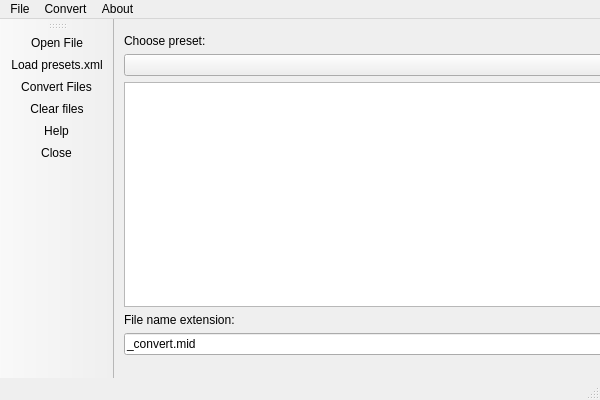
<?xml version="1.0" encoding="UTF-8"?>
<ui version="4.0">
 <class>MainWindow</class>
 <widget class="QMainWindow" name="MainWindow">
  <property name="geometry">
   <rect>
    <x>0</x>
    <y>0</y>
    <width>600</width>
    <height>400</height>
   </rect>
  </property>
  <property name="windowTitle">
   <string>Midi Drum Converter</string>
  </property>
  <widget class="QWidget" name="centralwidget">
   <widget class="QWidget" name="gridLayoutWidget">
    <property name="geometry">
     <rect>
      <x>0</x>
      <y>5</y>
      <width>551</width>
      <height>341</height>
     </rect>
    </property>
    <layout class="QGridLayout" name="gridLayout">
     <property name="leftMargin">
      <number>10</number>
     </property>
     <property name="topMargin">
      <number>10</number>
     </property>
     <property name="rightMargin">
      <number>10</number>
     </property>
     <property name="bottomMargin">
      <number>10</number>
     </property>
     <property name="horizontalSpacing">
      <number>6</number>
     </property>
     <item row="0" column="0">
      <widget class="QLabel" name="label">
       <property name="text">
        <string>Choose preset:</string>
       </property>
      </widget>
     </item>
     <item row="4" column="0">
      <widget class="QLineEdit" name="lineEdit">
       <property name="text">
        <string>_convert.mid</string>
       </property>
      </widget>
     </item>
     <item row="2" column="0">
      <widget class="QListView" name="listView">
       <property name="acceptDrops">
        <bool>true</bool>
       </property>
       <property name="dragEnabled">
        <bool>true</bool>
       </property>
       <property name="dragDropMode">
        <enum>QAbstractItemView::DragDrop</enum>
       </property>
      </widget>
     </item>
     <item row="1" column="0">
      <widget class="QComboBox" name="comboBox"/>
     </item>
     <item row="3" column="0">
      <widget class="QLabel" name="label_2">
       <property name="text">
        <string>File name extension:</string>
       </property>
      </widget>
     </item>
    </layout>
   </widget>
  </widget>
  <widget class="QMenuBar" name="menubar">
   <property name="geometry">
    <rect>
     <x>0</x>
     <y>0</y>
     <width>600</width>
     <height>21</height>
    </rect>
   </property>
   <widget class="QMenu" name="menuMidi">
    <property name="title">
     <string>File</string>
    </property>
    <addaction name="separator"/>
    <addaction name="actionOpen"/>
    <addaction name="actionClear_files"/>
    <addaction name="separator"/>
    <addaction name="actionClose"/>
   </widget>
   <widget class="QMenu" name="menuAbout">
    <property name="title">
     <string>About</string>
    </property>
    <addaction name="actionHelp"/>
   </widget>
   <widget class="QMenu" name="menuConvert">
    <property name="title">
     <string>Convert</string>
    </property>
    <addaction name="actionConvert"/>
    <addaction name="actionLoad_presets_xml"/>
   </widget>
   <addaction name="menuMidi"/>
   <addaction name="menuConvert"/>
   <addaction name="menuAbout"/>
  </widget>
  <widget class="QStatusBar" name="statusbar"/>
  <widget class="QToolBar" name="toolBar">
   <property name="windowTitle">
    <string>toolBar</string>
   </property>
   <attribute name="toolBarArea">
    <enum>LeftToolBarArea</enum>
   </attribute>
   <attribute name="toolBarBreak">
    <bool>false</bool>
   </attribute>
   <addaction name="actionOpen"/>
   <addaction name="actionLoad_presets_xml"/>
   <addaction name="actionConvert"/>
   <addaction name="actionClear_files"/>
   <addaction name="actionHelp"/>
   <addaction name="actionClose"/>
  </widget>
  <action name="actionOpen">
   <property name="icon">
    <iconset resource="../Coding/Icons/Icons.qrc">
     <normaloff>:/imgs/folder.png</normaloff>:/imgs/folder.png</iconset>
   </property>
   <property name="text">
    <string>Open File</string>
   </property>
   <property name="toolTip">
    <string>Open midi drum files</string>
   </property>
  </action>
  <action name="actionConvert">
   <property name="icon">
    <iconset resource="../Coding/Icons/Icons.qrc">
     <normaloff>:/imgs/process.png</normaloff>:/imgs/process.png</iconset>
   </property>
   <property name="text">
    <string>Convert Files</string>
   </property>
   <property name="toolTip">
    <string>Convert your files</string>
   </property>
  </action>
  <action name="actionHelp">
   <property name="icon">
    <iconset resource="../Coding/Icons/Icons.qrc">
     <normaloff>:/imgs/conversation.png</normaloff>:/imgs/conversation.png</iconset>
   </property>
   <property name="text">
    <string>Help</string>
   </property>
   <property name="toolTip">
    <string>Do you need help?</string>
   </property>
  </action>
  <action name="actionClose">
   <property name="icon">
    <iconset resource="../Coding/Icons/Icons.qrc">
     <normaloff>:/imgs/skull.png</normaloff>:/imgs/skull.png</iconset>
   </property>
   <property name="text">
    <string>Close</string>
   </property>
   <property name="toolTip">
    <string>Close program</string>
   </property>
  </action>
  <action name="actionClear_files">
   <property name="icon">
    <iconset resource="../Coding/Icons/Icons.qrc">
     <normaloff>:/imgs/dust.png</normaloff>:/imgs/dust.png</iconset>
   </property>
   <property name="text">
    <string>Clear files</string>
   </property>
  </action>
  <action name="actionLoad_presets_xml">
   <property name="icon">
    <iconset resource="../Coding/Icons/Icons.qrc">
     <normaloff>:/imgs/schlussel.png</normaloff>:/imgs/schlussel.png</iconset>
   </property>
   <property name="text">
    <string>Load presets.xml</string>
   </property>
   <property name="toolTip">
    <string>Load presets.xml file</string>
   </property>
  </action>
 </widget>
 <resources>
  <include location="../Coding/Icons/Icons.qrc"/>
  <include location="../Coding/Icons/Icons.qrc"/>
  <include location="../Coding/Icons/Icons.qrc"/>
 </resources>
 <connections/>
</ui>
